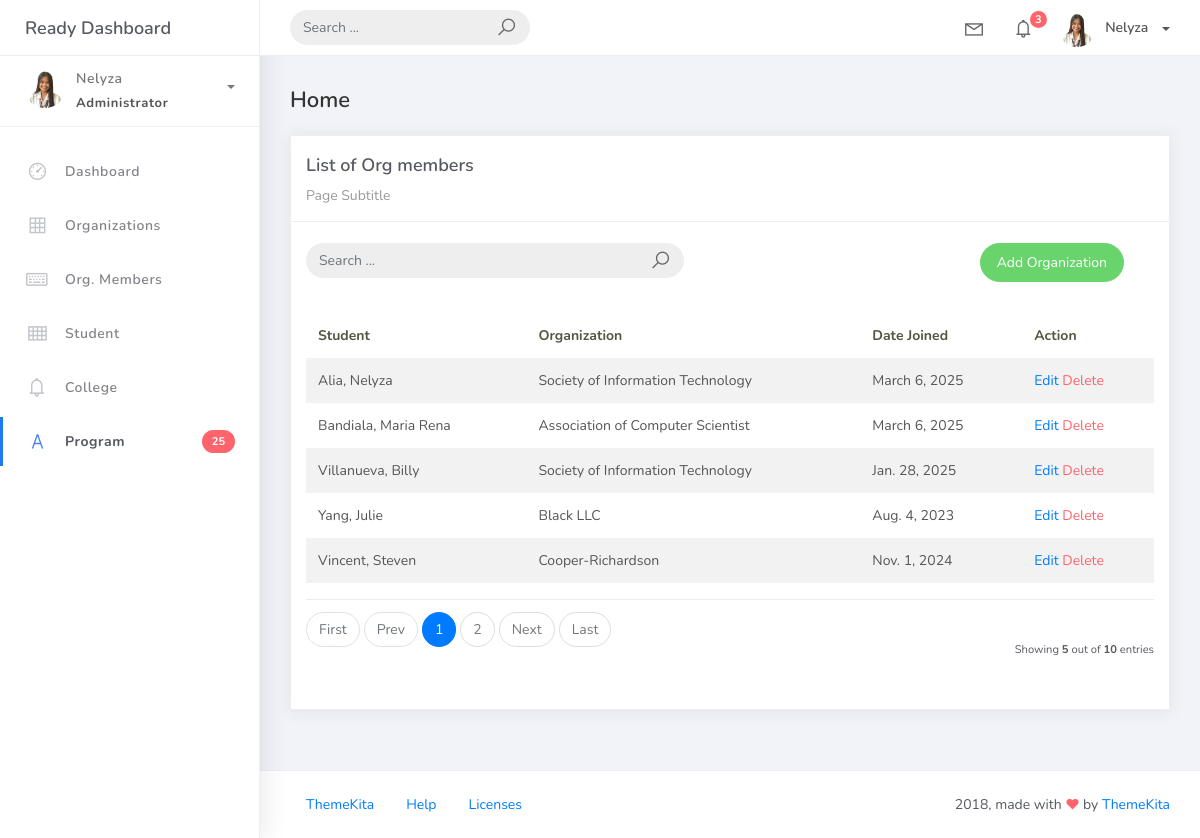
Page /orgmember_list/ on the earlier database version.
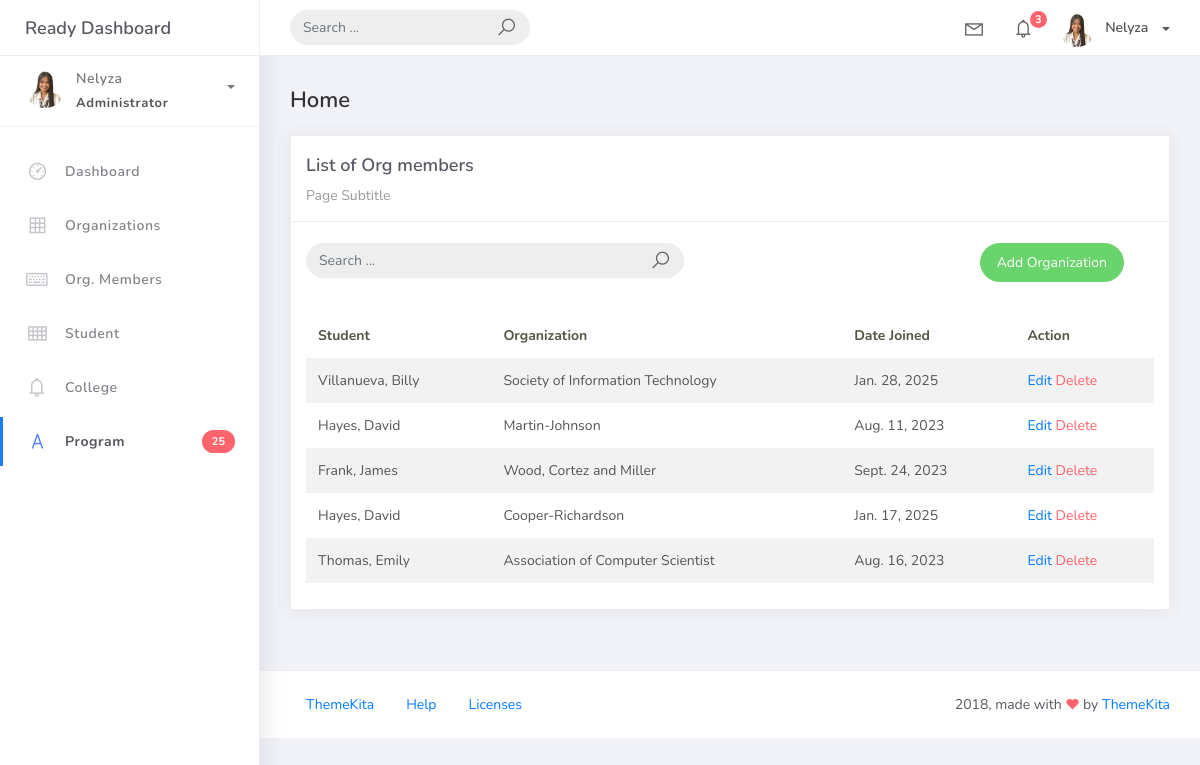
Same page on the later database version.
### studentorg/models.py (models this page shows)
class BaseModel(models.Model):
    created_at = models.DateTimeField(auto_now_add=True, db_index=True)
    updated_at = models.DateTimeField(auto_now=True)
    class Meta:
        abstract = True

class OrgMember(BaseModel):
    student = models.ForeignKey(Student, on_delete=models.CASCADE)
    organization = models.ForeignKey(Organization, on_delete=models.CASCADE)
    date_joined = models.DateField()

class Student(BaseModel):
    student_id = models.CharField(max_length=15)
    lastname = models.CharField(max_length=25)
    firstname = models.CharField(max_length=25)
    middlename = models.CharField(max_length=25, blank=True, null=True)
    program = models.ForeignKey(Program, on_delete=models.CASCADE)
    def __str__(self):
        return f"{self.lastname}, {self.firstname}"

class Organization(BaseModel):
    name = models.CharField(max_length=250)
    college = models.ForeignKey(College, null=True, blank=True, on_delete=models.CASCADE)
    description = models.CharField(max_length=500)
    def __str__(self):
        return self.name

### studentorg/views.py (the view)
# urls.py: path('orgmember_list/', OrgMemberListView.as_view(), name='orgmember-list'),
class OrgMemberListView(ListView):
    model = OrgMember
    context_object_name = 'orgmember'
    template_name = 'orgmember_list.html'
    paginate_by = 5
    def get_queryset(self, *args, **kwargs):
        qs = super().get_queryset(*args, **kwargs)
        query = self.request.GET.get('q')
        if query:
            qs = qs.filter(
                Q(student__lastname__icontains=query) |  # Look for student's lastname
                Q(student__firstname__icontains=query) |  # Look for student's firstname
                Q(organization__name__icontains=query)  # Look for organization's name
            )
        return qs

### templates/orgmember_list.html (shortened to what this page needs)
{% extends 'base.html' %} {% load static %} {% block content %}
<div class="content">
  <div class="container-fluid">
    <h4 class="page-title">Home</h4>
     <div class="row">
      <div class="col-md-12">
        <div class="card">
         <div class="card-header">
           <div class="card-title">List of Org members</div>
           <div class="card-category">Page Subtitle</div>
        </div>
        <div class="col-md-12 row">
        <div class="col-md-6">
        <form class="navbar-left navbar-form nav-search mr-md-3" action="{% url 'orgmember-list'%}">
            <div class="input-group">
                <input type="text" placeholder="Search ..." class="form-control" name="q" />
                <div class="input-group-append">
                <span class="input-group-text">
                    <i class="la la-search search-icon"></i>
                </span>
                </div>
            </div>
        </form>
        </div>
        <div class="col-md-6">
        <div class="pull-right"> <a href="{% url 'orgmember-add' %}" class="btn btn-success btn-rounded">Add Organization</a></div>
        </div>
        </div>
        <div class="card-body">
        <table class="table table-striped mt-3">
        <thead>
            <tr>
              <th scope="col">Student</th>
              <th scope="col">Organization</th>
              <th scope="col">Date Joined</th>
              <th scope="col">Action</th>
            </tr>
            </thead>
            <tbody>
              {% for object in object_list %}
              <tr>
                <td>{{ object.student}}</td>
                <td>{{ object.organization }}</td>
                <td>{{ object.date_joined }}</td>
                <td>
                  <a href="{% url 'orgmember-update' object.id %}">Edit</a>
                  <a href="{% url 'orgmember-delete' object.id %}" class="text-danger">Delete</a>
              </td>
              {% empty%}
              <tr>
                <td colspan="4" style="text-align: center">
                <p class="text-sm font-weight-bold mb-0">No Records Found.</p>
                </td>
            </tr>
              {% endfor %}
              </tbody>
            </table>
            {% include 'includes/pagination.html' %}
           </div>
          </div>
        </div>
      </div>
    </div>
</div>
{% endblock %}

Differences in the rows shown:
removed OrgMember: student "Alia, Nelyza", organization "Society of Information Technology", date_joined "March 6, 2025"
removed OrgMember: student "Bandiala, Maria Rena", organization "Association of Computer Scientist", date_joined "March 6, 2025"
removed OrgMember: student "Yang, Julie", organization "Black LLC", date_joined "Aug. 4, 2023"
removed OrgMember: student "Vincent, Steven", organization "Cooper-Richardson", date_joined "Nov. 1, 2024"
now on this page (row unchanged): OrgMember: student "Hayes, David", organization "Martin-Johnson", date_joined "Aug. 11, 2023"
now on this page (row unchanged): OrgMember: student "Frank, James", organization "Wood, Cortez and Miller", date_joined "Sept. 24, 2023"
now on this page (row unchanged): OrgMember: student "Hayes, David", organization "Cooper-Richardson", date_joined "Jan. 17, 2025"
now on this page (row unchanged): OrgMember: student "Thomas, Emily", organization "Association of Computer Scientist", date_joined "Aug. 16, 2023"
Other differences:
{{ object_list.count }}: "5" → (not shown)
{{ paginator.count }}: "10" → (not shown)
text no longer shown: "First Prev Next Last Showing out of entries"
list line gone: "1"
list line gone: "2"
